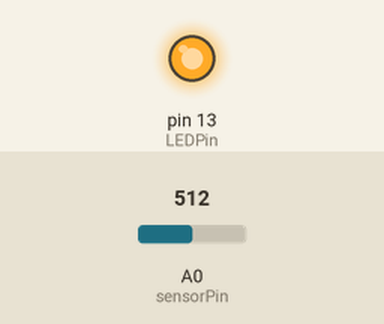
Bench run of a sketch on a simulated Arduino Uno, built with avr-gcc and run on an emulated ATmega328P. Shown: output pins drawn as LEDs (lit = HIGH). Inputs (shaded band) come from the test bench; at power-on: A0 (sensorPin) = 512. Pins used as bus, display or sensor lines are not drawn.

Above: at 1.2 s.
1.3 s: A0 (sensorPin) set to 425
2.8 s: A0 (sensorPin) set to 401
At 3.1 s:
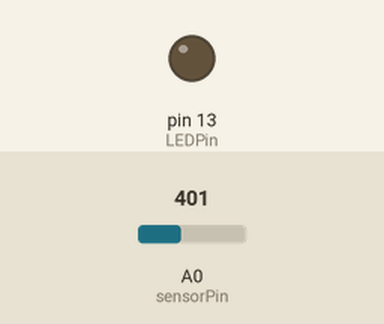
4.3 s: A0 (sensorPin) set to 433
5.8 s: A0 (sensorPin) set to 460
At 6.5 s:
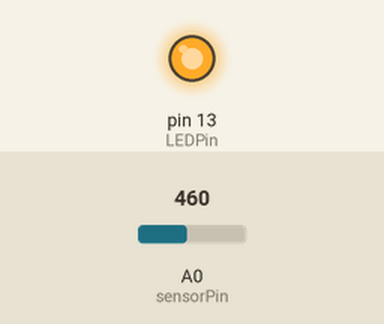
7.3 s: A0 (sensorPin) set to 306
At 8.1 s:
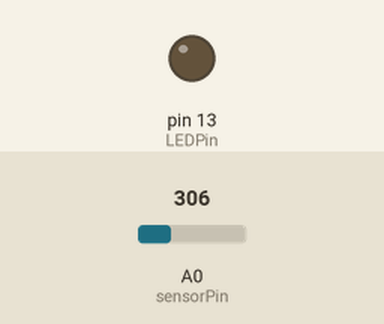
Timing chart, 0 to 9.8 s (numbered marks = the images above; inputs shaded):
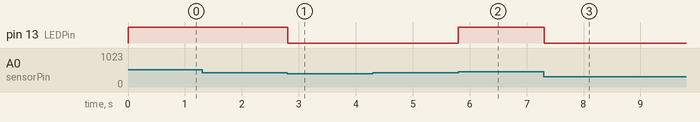

Measured:
- the behaviour switches between 409 and 408 on A0 (sensorPin) (found by bisection; images 0 and 1)
- the behaviour switches between 450 and 451 on A0 (sensorPin) (found by bisection; images 1 and 2)
- after the input at 1.3 s, every drawn part: stays the same
- after the input at 2.8 s, pin 13 (LEDPin): HIGH → LOW at once
- after the input at 4.3 s, every drawn part: stays the same
- after the input at 5.8 s, pin 13 (LEDPin): LOW → HIGH at once
- after the input at 7.3 s, pin 13 (LEDPin): HIGH → LOW at once

The sketch:

schmitt_trigger.ino
```cpp
//Schmitt trigger
// Updated 9 août 2016, added output for Wemos board
// Updated 1 november 2016: changed upper and lower voltage
//#define ON 1
//#define OFF 0
//#define OBEREGRENZE 361  // set upper level voltage (1.8V)
//#define UNTEREGRENZE 321 //set lower level voltage (1.6V)
#define OBEREGRENZE 450  // set upper level voltage (2.2V)
#define UNTEREGRENZE 409 //set lower level voltage (2.0V)

int sensorPin = A0;
int sensorValue = 0;
int triggerPin = 2;
int triggerPinWemos = 3;
int LEDPin = 13;

void setup() {
    pinMode (triggerPin, OUTPUT);
    pinMode (triggerPinWemos, OUTPUT);
    digitalWrite(triggerPinWemos, LOW);
    pinMode (LEDPin, OUTPUT);
}

void loop() {
    //int status = ON;
    digitalWrite(triggerPin, HIGH);
    digitalWrite(LEDPin, LOW);
 //   sensorValue = analogRead(sensorPin);
    while (true) {
        sensorValue = analogRead(sensorPin);
        delay(1);        // delay in between reads for stability
        if (sensorValue > OBEREGRENZE)
        {
           digitalWrite(triggerPin, LOW);
           digitalWrite(triggerPinWemos, HIGH); //Wemos will be resetted
           delay(1);
           digitalWrite(LEDPin, HIGH);
           delay(50);
           //status = OFF;
        }
        if (sensorValue < UNTEREGRENZE)
        {
           digitalWrite(triggerPin, HIGH);
           digitalWrite(triggerPinWemos, LOW); //data will be sent to server because reset is released
           delay(1);
           digitalWrite(LEDPin, LOW);
           delay(50);
           //status = ON;
        }
     }
}
```
